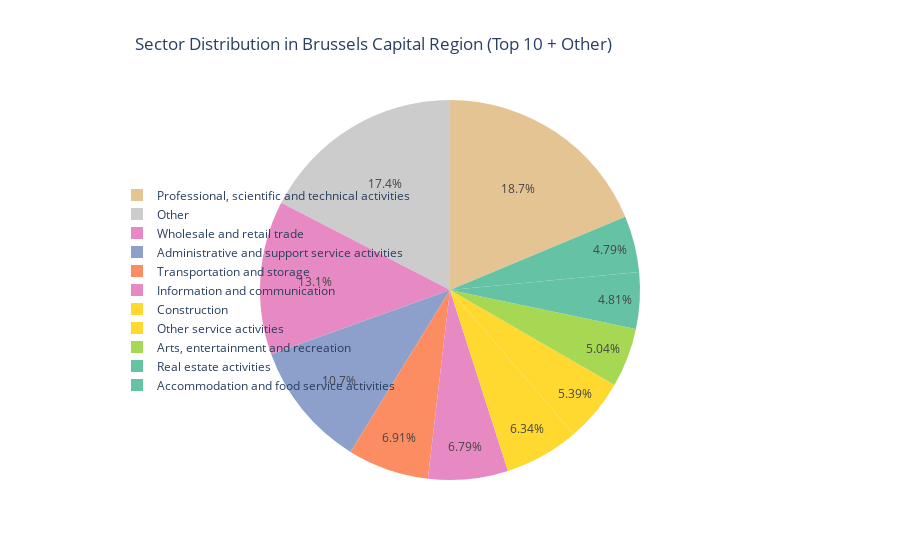
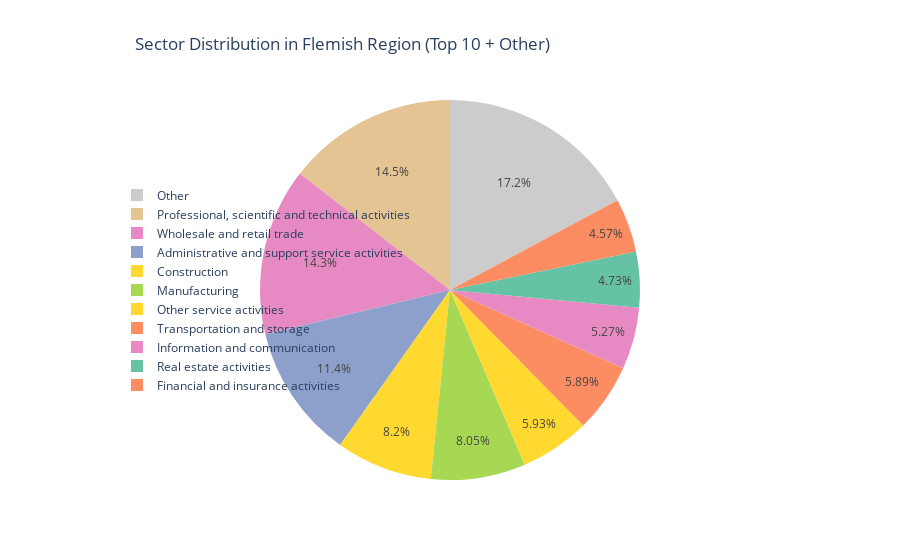
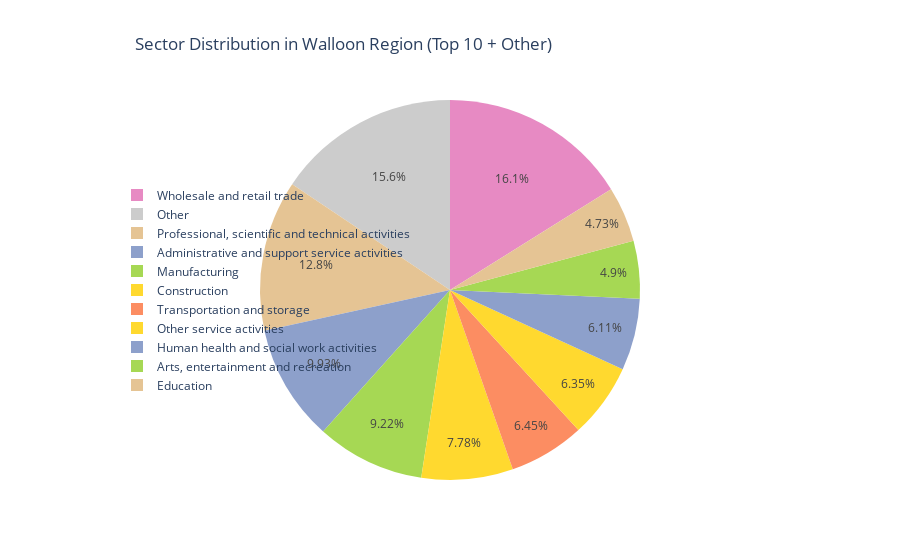

Notebook cell for these charts, in order:
### Code cell
all_sectors = sorted(df['description'].unique())

colors = px.colors.qualitative.Set2
while len(colors) < len(all_sectors):
    colors += colors
color_map = {sector: color for sector, color in zip(all_sectors, colors)}
color_map['Other'] = '#cccccc'

regions = df['region'].unique()

for region in regions:
    df_region = df[df['region'] == region].copy()
    top_10 = df_region.groupby('description')['company_count'].sum().sort_values(ascending=False).head(10).index.tolist()
    df_region['description'] = df_region['description'].apply(
        lambda x: x if x in top_10 else 'Other'
    )

    pie_data = df_region.groupby('description')['company_count'].sum().reset_index()

    fig = px.pie(
        pie_data, 
        names='description', 
        values='company_count',
        title=f'Sector Distribution in {region} (Top 10 + Other)',
        color='description',
        color_discrete_map=color_map
    )

    fig.update_layout(
        legend=dict(
            x=0.05, 
            y=0.5,
            traceorder='normal',
            font=dict(size=12),
            bgcolor='rgba(0,0,0,0)',
            borderwidth=0
        ),
        title_x=0.15
    )

    fig.show()

### Figure 1 — Plotly figure (JSON) as saved in the notebook; plotly's stock layout.template omitted (floating-point values rounded to 4 significant figures)
{"data": [{"customdata": [["Accommodation and food service activities"], ["Administrative and support service activities"], ["Arts, entertainment and recreation"], ["Construction"], ["Information and communication"], ["Other"], ["Other service activities"], ["Professional, scientific and technical activities"], ["Real estate activities"], ["Transportation and storage"], ["Wholesale and retail trade"]], "domain": {"x": [0, 1], "y": [0, 1]}, "hovertemplate": "description=%{customdata[0]}<br>company_count=%{value}<extra></extra>", "labels": ["Accommodation and food service activities", "Administrative and support service activities", "Arts, entertainment and recreation", "Construction", "Information and communication", "Other", "Other service activities", "Professional, scientific and technical activities", "Real estate activities", "Transportation and storage", "Wholesale and retail trade"], "legendgroup": "", "marker": {"colors": ["rgb(102,194,165)", "rgb(141,160,203)", "rgb(166,216,84)", "rgb(255,217,47)", "rgb(231,138,195)", "#cccccc", "rgb(255,217,47)", "rgb(229,196,148)", "rgb(102,194,165)", "rgb(252,141,98)", "rgb(231,138,195)"]}, "name": "", "showlegend": true, "type": "pie", "values": [38399, 86112, 40432, 50826, 54475, 139565, 43217, 149902, 38577, 55411, 104930]}], "layout": {"legend": {"bgcolor": "rgba(0,0,0,0)", "borderwidth": 0, "font": {"size": 12}, "tracegroupgap": 0, "traceorder": "normal", "x": 0.05, "y": 0.5}, "title": {"text": "Sector Distribution in Brussels Capital Region (Top 10 + Other)", "x": 0.15}}}

### Figure 2 — Plotly figure (JSON) as saved in the notebook; plotly's stock layout.template omitted (floating-point values rounded to 4 significant figures)
{"data": [{"customdata": [["Administrative and support service activities"], ["Construction"], ["Financial and insurance activities"], ["Information and communication"], ["Manufacturing"], ["Other"], ["Other service activities"], ["Professional, scientific and technical activities"], ["Real estate activities"], ["Transportation and storage"], ["Wholesale and retail trade"]], "domain": {"x": [0, 1], "y": [0, 1]}, "hovertemplate": "description=%{customdata[0]}<br>company_count=%{value}<extra></extra>", "labels": ["Administrative and support service activities", "Construction", "Financial and insurance activities", "Information and communication", "Manufacturing", "Other", "Other service activities", "Professional, scientific and technical activities", "Real estate activities", "Transportation and storage", "Wholesale and retail trade"], "legendgroup": "", "marker": {"colors": ["rgb(141,160,203)", "rgb(255,217,47)", "rgb(252,141,98)", "rgb(231,138,195)", "rgb(166,216,84)", "#cccccc", "rgb(255,217,47)", "rgb(229,196,148)", "rgb(102,194,165)", "rgb(252,141,98)", "rgb(231,138,195)"]}, "name": "", "showlegend": true, "type": "pie", "values": [367664, 264073, 147258, 169532, 259175, 553067, 190867, 467061, 152127, 189527, 459014]}], "layout": {"legend": {"bgcolor": "rgba(0,0,0,0)", "borderwidth": 0, "font": {"size": 12}, "tracegroupgap": 0, "traceorder": "normal", "x": 0.05, "y": 0.5}, "title": {"text": "Sector Distribution in Flemish Region (Top 10 + Other)", "x": 0.15}}}

### Figure 3 — Plotly figure (JSON) as saved in the notebook; plotly's stock layout.template omitted (floating-point values rounded to 4 significant figures)
{"data": [{"customdata": [["Administrative and support service activities"], ["Arts, entertainment and recreation"], ["Construction"], ["Education"], ["Human health and social work activities"], ["Manufacturing"], ["Other"], ["Other service activities"], ["Professional, scientific and technical activities"], ["Transportation and storage"], ["Wholesale and retail trade"]], "domain": {"x": [0, 1], "y": [0, 1]}, "hovertemplate": "description=%{customdata[0]}<br>company_count=%{value}<extra></extra>", "labels": ["Administrative and support service activities", "Arts, entertainment and recreation", "Construction", "Education", "Human health and social work activities", "Manufacturing", "Other", "Other service activities", "Professional, scientific and technical activities", "Transportation and storage", "Wholesale and retail trade"], "legendgroup": "", "marker": {"colors": ["rgb(141,160,203)", "rgb(166,216,84)", "rgb(255,217,47)", "rgb(229,196,148)", "rgb(141,160,203)", "rgb(166,216,84)", "#cccccc", "rgb(255,217,47)", "rgb(229,196,148)", "rgb(252,141,98)", "rgb(231,138,195)"]}, "name": "", "showlegend": true, "type": "pie", "values": [142282, 70272, 111551, 67772, 87630, 132127, 223690, 90972, 183964, 92432, 230784]}], "layout": {"legend": {"bgcolor": "rgba(0,0,0,0)", "borderwidth": 0, "font": {"size": 12}, "tracegroupgap": 0, "traceorder": "normal", "x": 0.05, "y": 0.5}, "title": {"text": "Sector Distribution in Walloon Region (Top 10 + Other)", "x": 0.15}}}
